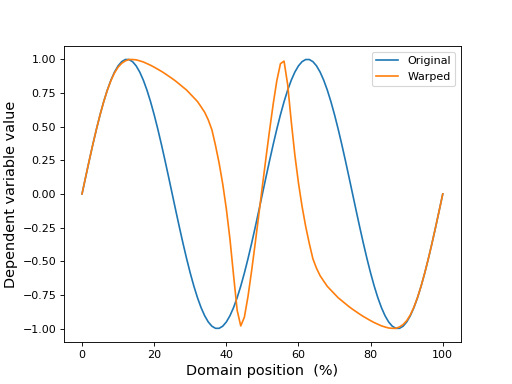

The script that drew this image:
import numpy as np
from matplotlib import pyplot as plt
import mwarp1d


#define first warp:
Q     = 101                      #domain size
warp0 = mwarp1d.ManualWarp1D(Q)  #constrained Gaussian kernel warp object
warp0.set_center(0.10)           #relative warp center (0 to 1)
warp0.set_amp(0.3)               #relative warp amplitude (-1 to 1)
warp0.set_head(0.0)              #relative warp head (0 to 1)
warp0.set_tail(0.0)              #relative warp tail (0 to 1)

#define second warp:
warp1 = mwarp1d.ManualWarp1D(Q)
warp1.set_center(0.90)
warp1.set_amp(-0.3)
warp1.set_head(0.0)
warp1.set_tail(0.0)

#create and apply sequential warps
seq   = mwarp1d.SequentialManualWarp()
seq.append( warp0 )
seq.append( warp1 )
y     = np.sin( np.linspace(0, 4*np.pi, Q) )  #an arbitary 1D observation
yw    = seq.apply_warp_sequence(y)            #sequentially warped 1D observation

#plot:
plt.figure()
ax = plt.axes()
ax.plot(y, label='Original')
ax.plot(yw, label='Warped')
ax.legend()
ax.set_xlabel('Domain position  (%)', size=13)
ax.set_ylabel('Dependent variable value', size=13)
plt.show()
